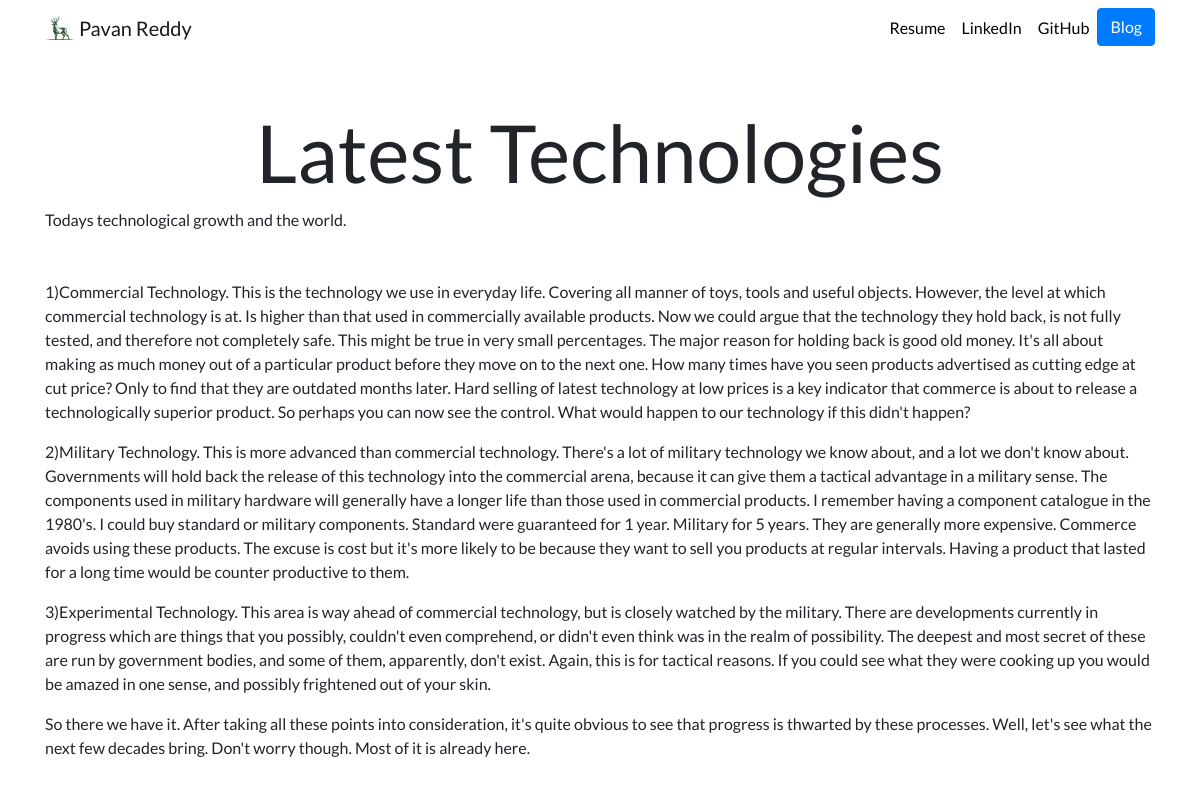
The app's page /blog/2/ with its own data.
### blog/models.py (models this page shows, shortened)
class Blog(models.Model):
    title = models.CharField(max_length=200)
    description = models.TextField()

### blog/views.py (the view)
# urls.py: path('<int:blog_id>/', views.detail, name='detail'),
def detail(request, blog_id):
    blog = get_object_or_404(Blog, pk=blog_id)
    return render(request, 'blog/detail.html', {'blog': blog})

### blog/templates/blog/detail.html
{% extends "portfolio/base.html" %}
{% load static %}
{% block content %}
<h1 class="text-center mt-5" id="blogdetailtitle">{{ blog.title }}</h1>
{{ blog.description|safe }}
{% endblock %}

### portfolio/static/portfolio/custom.css (style rules this page uses)
body { font-family: 'Lato', sans-serif; }
@media (min-width: 992px) { #blogdetailtitle { font-size: 5rem; } }

### records on screen
Blog: title "Latest Technologies", description "Todays technological growth and the world. 1)Commercial Technology. This is the technology we use in everyday life. Covering all manner of toys, tools and useful objects. However, the level at which commercial technology is at. Is higher than that used in commercially available products. Now we could argue that the technology they hold back, is not fully tested, and therefore not completely safe. This might be true in very small percentages. The major reason for holding back is good old money. It's all about making as much money out of a particular product before they move on to the next one. How many times have you seen products advertised as cutting edge at cut price? Only to find that…"
